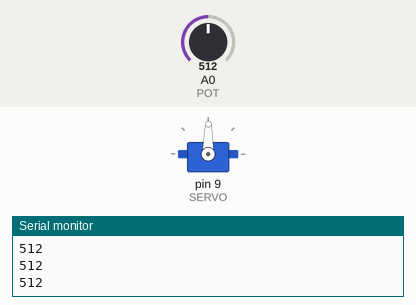
Simulated run of this sketch. Board: Arduino Uno, built with avr-gcc and run on an emulated ATmega328P. Shown: servo, the last lines printed to the serial monitor. The test bench sets the inputs (shaded band); at power-on: A0 (POT) = 512.

Above: at 1.2 s.
1.3 s: A0 (POT) set to 716
At 2.5 s:
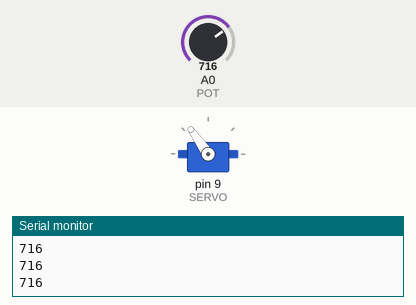
2.8 s: A0 (POT) set to 900
At 3.4 s:
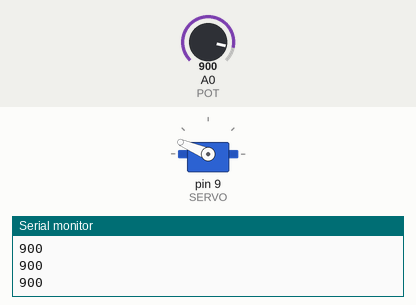
4.3 s: A0 (POT) set to 1023
At 5.0 s:
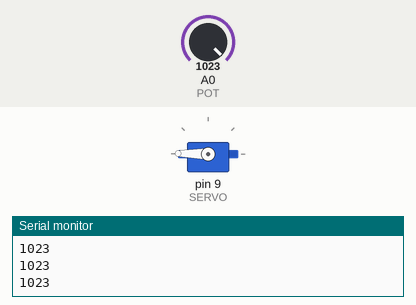
5.8 s: A0 (POT) set to 306
At 7.0 s:
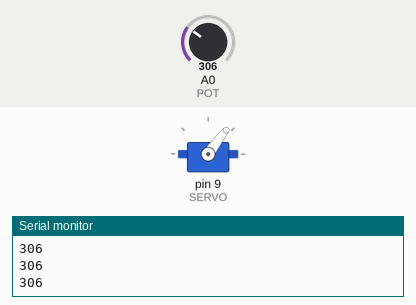
7.3 s: A0 (POT) set to 122
At 8.1 s:
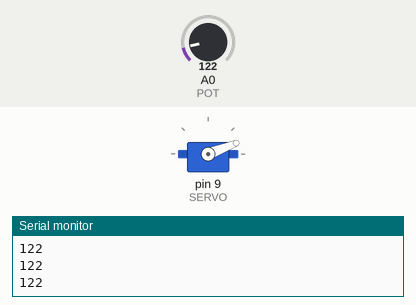
8.8 s: A0 (POT) set to 511
At 9.6 s:
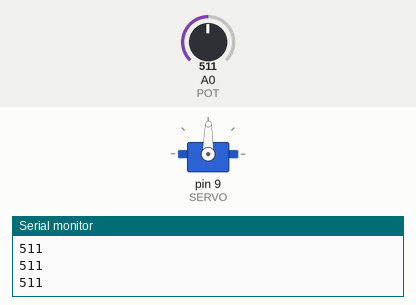
Timing chart, 0 to 11.3 s (numbered marks = the images above; inputs shaded):
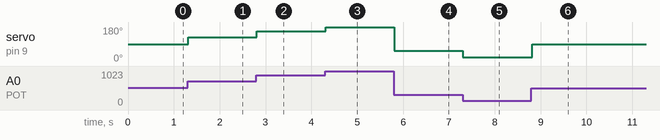

Measured:
- after the input at 1.3 s, servo on pin 9 (SERVO): 89° → 125° at once
- after the input at 2.8 s, servo on pin 9 (SERVO): 125° → 157° at once
- after the input at 4.3 s, servo on pin 9 (SERVO): 157° → 179° at once
- after the input at 5.8 s, servo on pin 9 (SERVO): 179° → 53° at once
- after the input at 7.3 s, servo on pin 9 (SERVO): 53° → 21° at once
- after the input at 8.8 s, servo on pin 9 (SERVO): 21° → 89° at once

The sketch:

sketch_nov29a.ino
```cpp
//Servo Potentiometer Control
#include <Servo.h>

const int SERVO = 9;
const int POT = 0;

Servo myServo;
int val = 0;

void setup()
{
  Serial.begin(9600);
  myServo.attach(SERVO);
}

void loop()
{
  val = analogRead(POT);
  Serial.println(val);
  val = map(val, 0 , 1023, 0, 179);
  myServo.write(val);
  delay(15);
}
```
